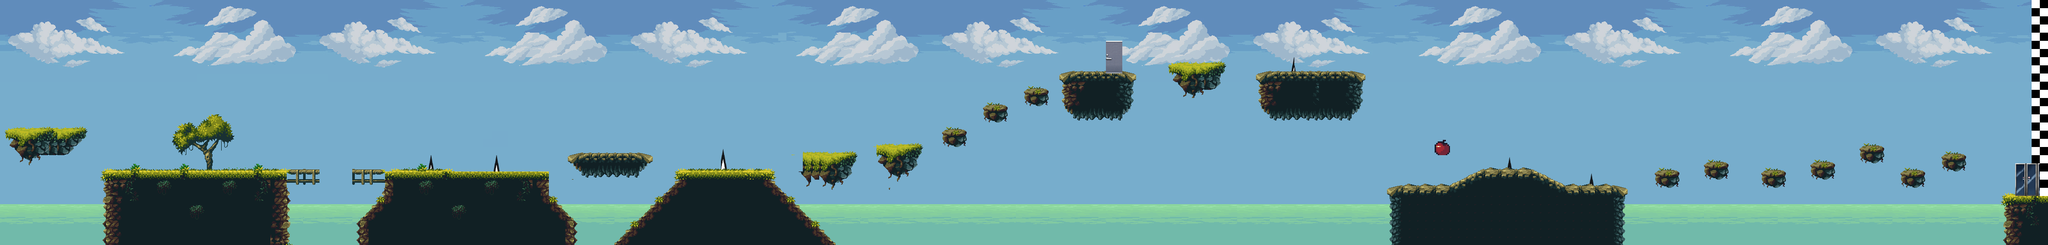

Tiled map render using the project's own tile images. Description and the map definition, with tile-layer contents summarised, below:
An orthogonal 250x30 tile map with 16x16 px tiles, 4 tile layers (Background, Sea, Spikes, Ground), 7 tilesets and 62 objects.

<map version="1.4" tiledversion="1.4.3" orientation="orthogonal" renderorder="right-down" width="250" height="30" tilewidth="16" tileheight="16" infinite="0" nextlayerid="18" nextobjectid="239">
 <tileset firstgid="1" name="sky_cloud" tilewidth="16" tileheight="16" spacing="2" margin="1" tilecount="418" columns="38">
  <image source="tilesets/sky_cloud.png" width="688" height="211" />
 </tileset>
 <tileset firstgid="419" name="sky" tilewidth="16" tileheight="16" spacing="2" margin="1" tilecount="418" columns="38">
  <image source="tilesets/sky.png" width="688" height="211" />
 </tileset>
 <tileset firstgid="837" name="sea" tilewidth="16" tileheight="16" spacing="2" margin="1" tilecount="30" columns="6">
  <image source="tilesets/sea.png" width="112" height="96" />
 </tileset>
 <tileset firstgid="867" name="tileset" tilewidth="16" tileheight="16" tilecount="1160" columns="58">
  <image source="tilesets/tileset.png" width="928" height="320" />
 </tileset>
 <tileset firstgid="2027" name="doors" tilewidth="16" tileheight="16" spacing="2" margin="1" tilecount="1024" columns="32">
  <image source="tilesets/doors.png" width="576" height="576" />
 </tileset>
 <tileset firstgid="3051" name="spikes" tilewidth="16" tileheight="16" spacing="2" margin="1" tilecount="72" columns="9">
  <image source="tilesets/spikes.png" width="164" height="160" />
 </tileset>
 <tileset firstgid="3123" name="d6t9hjj-c3db12c0-0e29-4b3b-a14b-5fcb16ed1e77" tilewidth="16" tileheight="16" spacing="2" margin="1" tilecount="1696" columns="32">
  <image source="tilesets/d6t9hjj-c3db12c0-0e29-4b3b-a14b-5fcb16ed1e77.png" width="576" height="960" />
 </tileset>
 <layer id="1" name="Background" width="250" height="30">
  <data>[7500 cells, 7499 non-empty, 406 distinct tile ids]</data>
 </layer>
 <layer id="2" name="Sea" width="250" height="30">
  <data>[7500 cells, 1264 non-empty, 41 distinct tile ids]</data>
 </layer>
 <layer id="6" name="Spikes" width="250" height="30">
  <data>[7500 cells, 189 non-empty, 39 distinct tile ids]</data>
 </layer>
 <layer id="3" name="Ground" width="250" height="30">
  <data>[7500 cells, 1863 non-empty, 311 distinct tile ids]</data>
 </layer>
 <objectgroup id="12" name="Boundries">
  <object id="201" x="1.33333" y="-1.33333" width="5.33333" height="474.667" />
  <object id="203" x="8.66667" y="1.99997" width="3983" height="6.33333" />
  <object id="204" x="3993.33" y="0.666633" width="6.66667" height="478" />
 </objectgroup>
 <objectgroup id="7" name="Ground">
  <object id="114" x="8" y="249.5" width="160.333" height="70.6667" />
  <object id="116" x="195.5" y="329" width="367" height="150" />
  <object id="117" x="564.5" y="350" width="59" height="12" />
  <object id="118" x="687.167" y="349" width="64.3333" height="12" />
  <object id="119" x="754" y="336.5" width="318" height="142" />
  <object id="131" x="1298.5" y="383.5" width="1" height="1" />
  <object id="132" x="1306.5" y="378.5" />
  <object id="141" x="1083.5" y="388.5" rotation="180" />
  <object id="142" x="1320" y="333.5" width="190" height="147" />
  <object id="143" x="1284" y="388" width="32" height="93" />
  <object id="144" x="1513" y="387.5" width="35" height="91" />
  <object id="145" x="1521.5" y="375.5" rotation="-90" />
  <object id="153" x="1109" y="297.5" width="165" height="46" />
  <object id="154" x="1566" y="299.5" width="109" height="62" />
  <object id="155" x="1705" y="283.5" width="100" height="66" />
  <object id="156" x="1996" y="168.5" width="57" height="39" />
  <object id="157" x="2070" y="140.5" width="149" height="96" />
  <object id="158" x="2286" y="123.5" width="103" height="64" />
  <object id="159" x="2452" y="143.5" width="209" height="90" />
  <object id="168" x="2901" y="329.5" width="90" height="148" />
  <object id="172" x="3230" y="330" width="55" height="40" />
  <object id="173" x="3328.5" y="315" width="51" height="35" />
  <object id="175" x="3439.5" y="331" width="55" height="40" />
  <object id="176" x="3537.5" y="316" width="55" height="40" />
  <object id="177" x="3628.5" y="283" width="55" height="40" />
  <object id="178" x="2712" y="368.5" width="188" height="117" />
  <object id="180" x="2995.5" y="361.5" width="181" height="117" />
  <object id="199" x="3913.33" y="381.333" width="84" height="98.6667" />
  <object id="209" x="2161.5" y="25" width="2" height="55" />
  <object id="212" x="2868" y="332" width="30" height="33" />
  <object id="213" x="2996" y="331" width="28" height="31" />
  <object id="225" x="1839" y="249" width="52" height="39" />
  <object id="226" x="1916" y="204" width="55" height="39" />
  <object id="231" x="3714" y="331" width="52" height="39" />
  <object id="234" x="3793" y="298" width="48" height="35" />
 </objectgroup>
 <objectgroup id="9" name="Door">
  <object id="110" x="3937.33" y="318.833" width="45.6667" height="61.1667" />
  <object id="174" x="2160.5" y="81" width="31" height="57" />
 </objectgroup>
 <objectgroup id="8" name="Spikes">
  <object id="123" x="836" y="301.5" width="13" height="31" />
  <object id="124" x="963" y="305.5" width="16" height="32" />
  <object id="152" x="1406" y="289.5" width="14" height="43" />
  <object id="182" x="2941" y="297.5" width="16" height="32" />
  <object id="183" x="3101" y="330.5" width="16" height="30" />
  <object id="185" x="2519" y="111.5" width="16" height="29" />
 </objectgroup>
 <objectgroup id="11" name="Sea">
  <object id="193" x="2" y="399" width="192" height="79" />
  <object id="194" x="564" y="398" width="189" height="80" />
  <object id="197" x="1548.33" y="400.667" width="1162.33" height="80" />
  <object id="198" x="3176" y="398.667" width="737.333" height="82.6667" />
  <object id="206" x="1070" y="398" width="211" height="82" />
 </objectgroup>
 <objectgroup id="13" name="FinishLine">
  <object id="211" x="3988.5" y="135.848" width="1" height="246" />
 </objectgroup>
 <objectgroup id="15" name="Enemy Bounds">
  <object id="215" x="208" y="208.667" width="1.33333" height="116.667" />
  <object id="216" x="556" y="204.667" width="2.66667" height="122.667" />
  <object id="228" x="2464" y="77" width="1" height="63" />
  <object id="229" x="2624" y="74" width="3" height="65" />
  <object id="235" x="1119" y="241" width="1" height="56" />
  <object id="236" x="1261" y="237" width="1" height="61" />
 </objectgroup>
 <objectgroup id="16" name="Dragon">
  <object id="217" x="336.667" y="292.667" width="32" height="34.6667" />
  <object id="230" x="2575" y="108" width="30" height="31" />
  <object id="237" x="1185" y="258" width="30" height="37" />
 </objectgroup>
 <objectgroup id="17" name="BlueDragon" />
 <objectgroup id="5" name="Fruits">
  <object id="238" x="2802.33" y="275" width="30.6667" height="34.6667" />
 </objectgroup>
</map>
